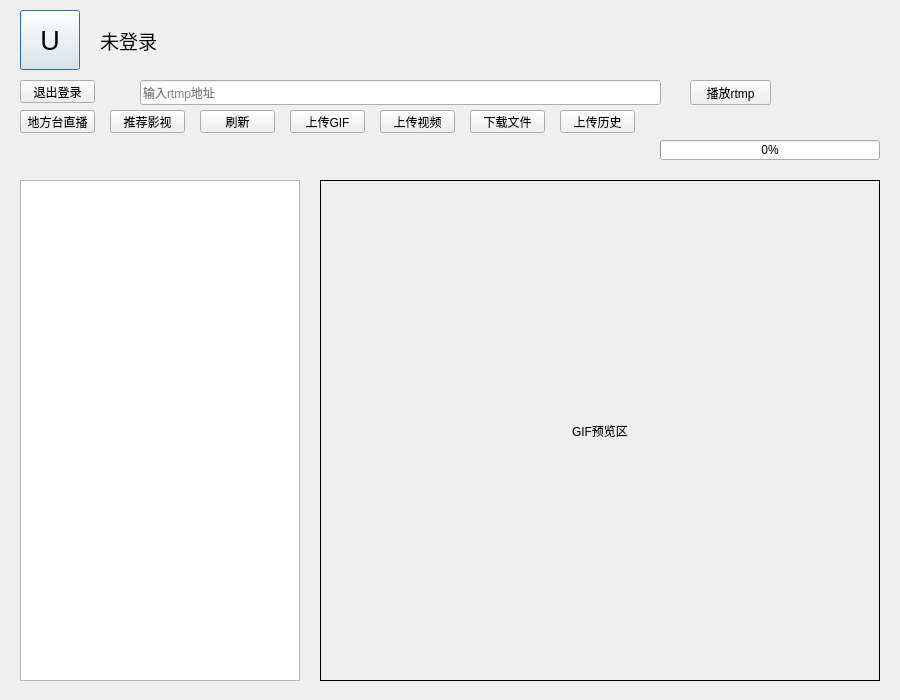
<?xml version="1.0" encoding="UTF-8"?>
<ui version="4.0">
 <class>OnlineDialog</class>
 <widget class="QDialog" name="OnlineDialog">
  <property name="geometry">
   <rect>
    <x>0</x>
    <y>0</y>
    <width>900</width>
    <height>700</height>
   </rect>
  </property>
  <property name="minimumSize">
   <size>
    <width>900</width>
    <height>700</height>
   </size>
  </property>
  <property name="windowTitle">
   <string>在线视频平台</string>
  </property>
  <widget class="QPushButton" name="pushButton">
   <property name="geometry">
    <rect>
     <x>20</x>
     <y>10</y>
     <width>60</width>
     <height>60</height>
    </rect>
   </property>
   <property name="font">
    <font>
     <pointsize>20</pointsize>
    </font>
   </property>
   <property name="text">
    <string>U</string>
   </property>
  </widget>
  <widget class="QLabel" name="label">
   <property name="geometry">
    <rect>
     <x>100</x>
     <y>25</y>
     <width>300</width>
     <height>30</height>
    </rect>
   </property>
   <property name="font">
    <font>
     <pointsize>14</pointsize>
    </font>
   </property>
   <property name="text">
    <string>未登录</string>
   </property>
  </widget>
  <widget class="QPushButton" name="pushButton_2">
   <property name="geometry">
    <rect>
     <x>20</x>
     <y>80</y>
     <width>75</width>
     <height>23</height>
    </rect>
   </property>
   <property name="text">
    <string>退出登录</string>
   </property>
  </widget>
  <widget class="QLineEdit" name="lineEdit">
   <property name="geometry">
    <rect>
     <x>140</x>
     <y>80</y>
     <width>521</width>
     <height>25</height>
    </rect>
   </property>
   <property name="text">
    <string/>
   </property>
   <property name="placeholderText">
    <string>输入rtmp地址</string>
   </property>
  </widget>
  <widget class="QPushButton" name="pushButton_3">
   <property name="geometry">
    <rect>
     <x>690</x>
     <y>80</y>
     <width>81</width>
     <height>25</height>
    </rect>
   </property>
   <property name="text">
    <string>播放rtmp</string>
   </property>
  </widget>
  <widget class="QPushButton" name="pushButton_4">
   <property name="geometry">
    <rect>
     <x>20</x>
     <y>110</y>
     <width>75</width>
     <height>23</height>
    </rect>
   </property>
   <property name="text">
    <string>地方台直播</string>
   </property>
  </widget>
  <widget class="QPushButton" name="pushButton_5">
   <property name="geometry">
    <rect>
     <x>110</x>
     <y>110</y>
     <width>75</width>
     <height>23</height>
    </rect>
   </property>
   <property name="text">
    <string>推荐影视</string>
   </property>
  </widget>
  <widget class="QPushButton" name="pushButton_6">
   <property name="geometry">
    <rect>
     <x>200</x>
     <y>110</y>
     <width>75</width>
     <height>23</height>
    </rect>
   </property>
   <property name="text">
    <string>刷新</string>
   </property>
  </widget>
  <widget class="QPushButton" name="pushButton_7">
   <property name="geometry">
    <rect>
     <x>290</x>
     <y>110</y>
     <width>75</width>
     <height>23</height>
    </rect>
   </property>
   <property name="text">
    <string>上传GIF</string>
   </property>
  </widget>
  <widget class="QPushButton" name="pushButton_8">
   <property name="geometry">
    <rect>
     <x>380</x>
     <y>110</y>
     <width>75</width>
     <height>23</height>
    </rect>
   </property>
   <property name="text">
    <string>上传视频</string>
   </property>
  </widget>
  <widget class="QPushButton" name="pushButton_9">
   <property name="geometry">
    <rect>
     <x>470</x>
     <y>110</y>
     <width>75</width>
     <height>23</height>
    </rect>
   </property>
   <property name="text">
    <string>下载文件</string>
   </property>
  </widget>
  <widget class="QPushButton" name="pushButton_10">
   <property name="geometry">
    <rect>
     <x>560</x>
     <y>110</y>
     <width>75</width>
     <height>23</height>
    </rect>
   </property>
   <property name="text">
    <string>上传历史</string>
   </property>
  </widget>
  <widget class="QLabel" name="lb_uploadStatus">
   <property name="geometry">
    <rect>
     <x>660</x>
     <y>110</y>
     <width>200</width>
     <height>23</height>
    </rect>
   </property>
   <property name="text">
    <string/>
   </property>
   <property name="alignment">
    <set>Qt::AlignRight|Qt::AlignVCenter</set>
   </property>
  </widget>
  <widget class="QProgressBar" name="progressBar">
   <property name="geometry">
    <rect>
     <x>660</x>
     <y>140</y>
     <width>220</width>
     <height>20</height>
    </rect>
   </property>
   <property name="value">
    <number>0</number>
   </property>
   <property name="visible">
    <bool>false</bool>
   </property>
  </widget>
  <widget class="QStackedWidget" name="stackedWidget">
   <property name="geometry">
    <rect>
     <x>10</x>
     <y>170</y>
     <width>881</width>
     <height>521</height>
    </rect>
   </property>
   <property name="currentIndex">
    <number>0</number>
   </property>
   <widget class="QWidget" name="page">
    <widget class="QListWidget" name="listWidget">
     <property name="geometry">
      <rect>
       <x>10</x>
       <y>10</y>
       <width>280</width>
       <height>501</height>
      </rect>
     </property>
     <property name="iconSize">
      <size>
       <width>64</width>
       <height>64</height>
      </size>
     </property>
    </widget>
    <widget class="QLabel" name="lb_gifPreview">
     <property name="geometry">
      <rect>
       <x>310</x>
       <y>10</y>
       <width>560</width>
       <height>501</height>
      </rect>
     </property>
     <property name="frameShape">
      <enum>QFrame::Box</enum>
     </property>
     <property name="text">
      <string>GIF预览区</string>
     </property>
     <property name="alignment">
      <set>Qt::AlignCenter</set>
     </property>
    </widget>
   </widget>
   <widget class="QWidget" name="page_2">
    <widget class="QListWidget" name="listWidget_download">
     <property name="geometry">
      <rect>
       <x>10</x>
       <y>10</y>
       <width>861</width>
       <height>501</height>
      </rect>
     </property>
    </widget>
    <widget class="QPushButton" name="pushButton_11">
     <property name="geometry">
      <rect>
       <x>760</x>
       <y>480</y>
       <width>100</width>
       <height>28</height>
      </rect>
     </property>
     <property name="text">
      <string>返回主页</string>
     </property>
    </widget>
   </widget>
  </widget>
 </widget>
 <resources/>
 <connections/>
</ui>
